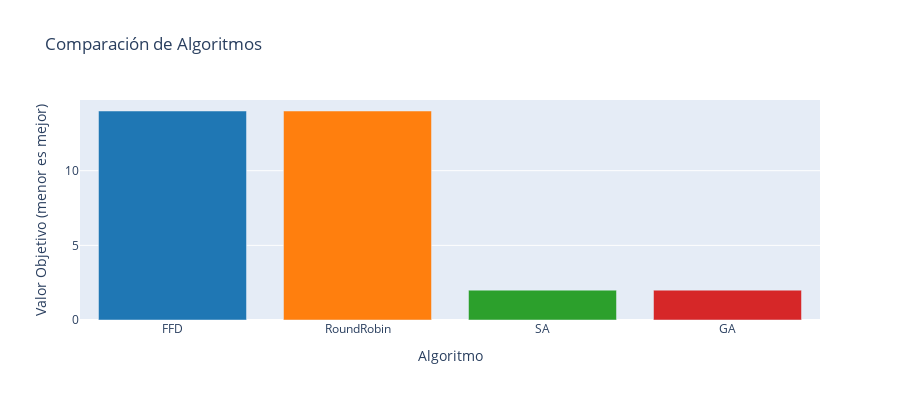

Write notebook code for a chart like this one.
### Markdown cell above
## 7. Comparación de Algoritmos

### Code cell
results = {
    'FFD': calculate_objective(solution_ffd),
    'RoundRobin': calculate_objective(solution_rrg),
    'SA': calculate_objective(solution_sa),
    'GA': calculate_objective(solution_ga)
}

fig = go.Figure(data=[
    go.Bar(
        x=list(results.keys()),
        y=list(results.values()),
        marker_color=['#1f77b4', '#ff7f0e', '#2ca02c', '#d62728']
    )
])

fig.update_layout(
    title='Comparación de Algoritmos',
    xaxis_title='Algoritmo',
    yaxis_title='Valor Objetivo (menor es mejor)',
    height=400
)

fig.show()

### Figure 1 — Plotly figure (JSON) as saved in the notebook; plotly's stock layout.template omitted (floating-point values rounded to 4 significant figures)
{"data": [{"marker": {"color": ["#1f77b4", "#ff7f0e", "#2ca02c", "#d62728"]}, "type": "bar", "x": ["FFD", "RoundRobin", "SA", "GA"], "y": [14, 14, 2, 2]}], "layout": {"height": 400, "title": {"text": "Comparación de Algoritmos"}, "xaxis": {"title": {"text": "Algoritmo"}}, "yaxis": {"title": {"text": "Valor Objetivo (menor es mejor)"}}}}
